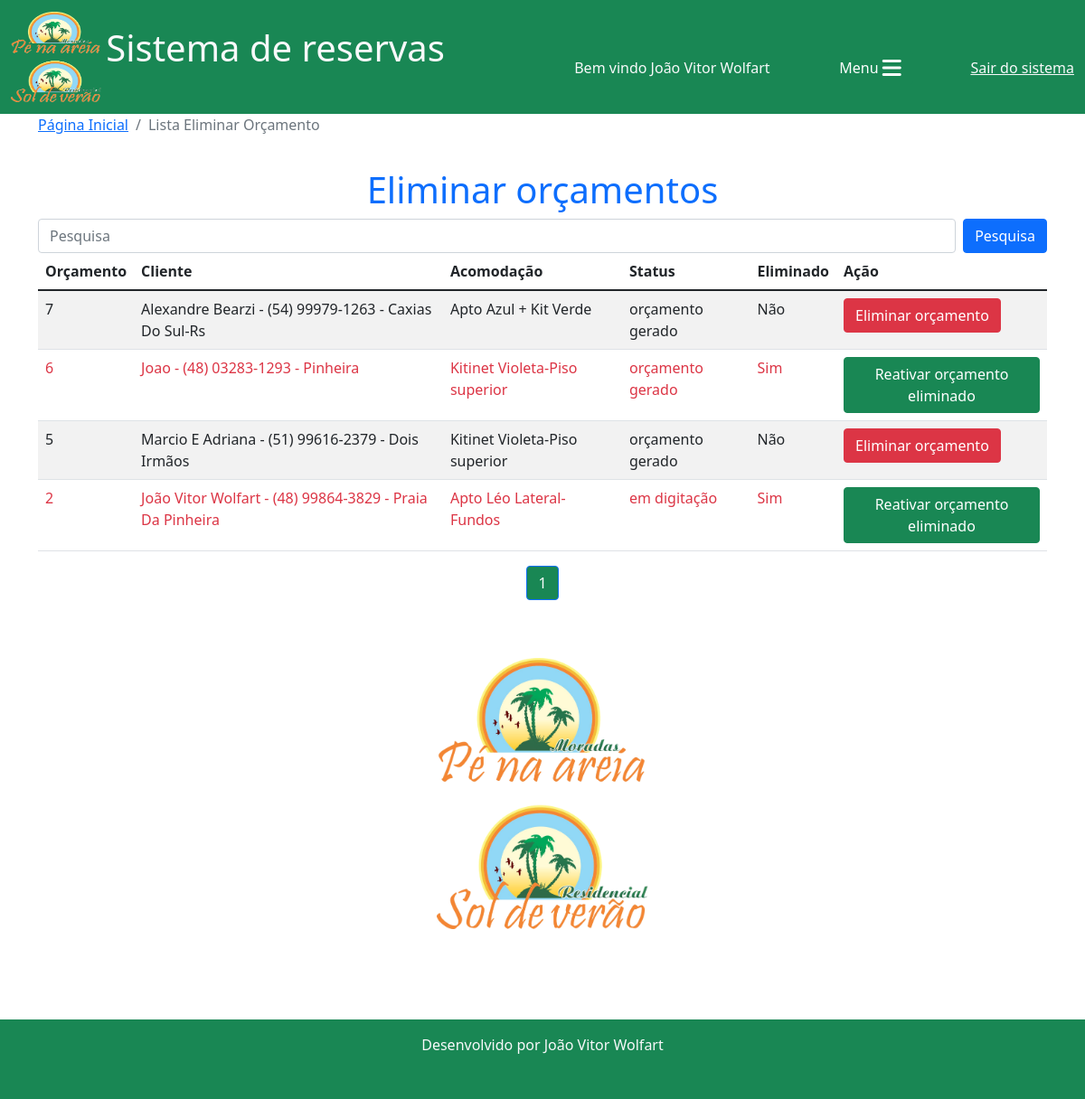
The page /reservas/lista_eliminar_orcamento/ (signed in) on the database its author committed.
### reservas/models.py (models this page shows, shortened)
class Orcamento(models.Model):
    cliente = models.ForeignKey(Cliente, on_delete=models.CASCADE)
    acomodacao = models.ForeignKey(Acomodacao, on_delete=models.CASCADE)
    data_entrada = models.DateField()
    dia_entrada = models.CharField(max_length=20)
    checkin = models.CharField(max_length=100)
    data_saida = models.DateField()
    dia_saida = models.CharField(max_length=20)
    checkout = models.CharField(max_length=100)
    data_orcamento = models.DateField(default=timezone.now)
    n_ocupantes = models.IntegerField(default=0)
    obs_n_ocupantes = models.CharField(max_length=150, blank=True, null=True)
    n_dias = models.IntegerField()
    valor_diaria = models.DecimalField(default=0, max_digits=7, decimal_places=2)
    taxa_limpeza = models.DecimalField(default=0, max_digits=6, decimal_places=2)
    descontos = models.DecimalField(default=0, max_digits=7, decimal_places=2)
    acrescimos = models.DecimalField(default=0, max_digits=7, decimal_places=2)
    valor_pacote = models.DecimalField(default=0, max_digits=7, decimal_places=2)
    dias_pacote = models.IntegerField(default=0)
    diaria_cheia = models.BooleanField(default=False)
    periodo = models.CharField(max_length=100)
    modificado = models.BooleanField(default=False)
    obs_modificacao = models.CharField(max_length=200, blank=True, null=True)
    eliminado = models.BooleanField(default=False)
    status = models.CharField(max_length=20, choices=(("em digitação", "em digitação"), ("digitação concluída", "digitação concluída"), ("orçamento gerado", "orçamento gerado"), ("contrato gerado", "contrato gerado"),))
    total_valor_reserva = models.DecimalField(default=0, max_digits=7, decimal_places=2)
    confirmado = models.BooleanField(default=False)
    valor_pago = models.DecimalField(default=0, max_digits=7, decimal_places=2)

class Cliente(models.Model):
    nome = models.CharField(max_length=30)
    telefone = models.CharField(max_length=20, blank=True, null=True)
    obs = models.CharField(max_length=100)
    dados_adicionais = models.BooleanField(default=False)
    def __str__(self):
        return f"{self.nome} - {self.telefone} - {self.obs}"

class Acomodacao(models.Model):
    nome = models.CharField(max_length=50)
    empreendimento = models.ForeignKey(Empreendimento, on_delete=models.DO_NOTHING)
    tipo = models.CharField(max_length=15)
    quartos = models.IntegerField(blank=True, null=True)
    valor_base = models.DecimalField(max_digits=10, decimal_places=2, blank=True, null=True)
    descricao = models.TextField()
    limite_ideal = models.IntegerField(blank=True, null=True)
    limite_adicional = models.IntegerField(blank=True, null=True)
    aceita_pet = models.BooleanField(default=False)
    def __str__(self):
        return f"{self.nome}"

### reservas/views.py (the view)
# urls.py: path('lista_eliminar_orcamento/', views.lista_eliminar_orcamento, name="lista_eliminar_orcamento"),
@login_required(login_url="login")
def lista_eliminar_orcamento(request):
    termo_cliente = request.GET.get("termo_cliente")
    if termo_cliente:
        termo_cliente = termo_cliente.strip()
        orcamentos = Orcamento.objects.all().filter(
            Q(cliente__nome__icontains=termo_cliente) | Q(cliente__telefone__icontains=termo_cliente) | Q(cliente__obs__icontains=termo_cliente) | Q(acomodacao__nome__icontains=termo_cliente),
        ).exclude(
            status="contrato gerado"
        ).order_by("-id")
    else:
        orcamentos = Orcamento.objects.all().exclude(
            status="contrato gerado"
        ).order_by("-id")
    if len(orcamentos) == 0:
        messages.add_message(request, messages.WARNING, f"Nenhum orçamento encontrado com o termo {termo_cliente}")
    paginator = Paginator(orcamentos, 10)
    page = request.GET.get('p')
    orcamentos = paginator.get_page(page)
    return render(request, "lista_eliminar_orcamento.html", {"orcamentos": orcamentos})

### reservas/templates/lista_eliminar_orcamento.html (shortened to what this page needs)
{% extends 'base.html'%}
{% load static %}
{% block 'conteudo'%}
<nav aria-label="breadcrumb">
  <ol class="breadcrumb">
    <li class="breadcrumb-item"><a href="{% url 'home'%}">Página Inicial</a></li>
    <li class="breadcrumb-item active" aria-current="page">Lista Eliminar Orçamento</li>
  </ol>
</nav>
<h1 style="padding-top: 20px;" class="text-center text-primary">Eliminar orçamentos</h1>
<div class="col-12">
    <form class="d-flex" action="">
        <input class="form-control me-2" type="search" placeholder="Pesquisa" aria-label="Search" name="termo_cliente">
        <button class="btn btn-primary" type="submit">Pesquisa</button>
    </form>
    <div class="col-12 table-responsive">
        <table class="table table-striped table-hover">
          <thead>
            <tr>
              <th scope="col">Orçamento</th>
              <th scope="col">Cliente</th>
              <th scope="col">Acomodação</th>
              <th scope="col">Status</th>
              <th scope="col">Eliminado</th>
              <th scope="col">Ação</th>
            </tr>
          </thead>
          <tbody>
            {% for o in orcamentos %}
            <tr>
                {% if not o.eliminado%}
                <td class="">{{o.id}}</td>
                <td class="">{{o.cliente}}</td>
                <td class="">{{o.acomodacao}}</td>
                <td>{{o.status}}</td>
                <td>Não</td>
                <td><a href="{% url 'eliminar_orcamento' o.id%}" class="btn btn-danger" title="Eliminar orçamento">Eliminar orçamento</a></td>
                {% else %}
                <td class="text-danger">{{o.id}}</td>
                <td class="text-danger">{{o.cliente}}</td>
                <td class="text-danger">{{o.acomodacao}}</td>
                <td class="text-danger">{{o.status}}</td>
                <td class="text-danger">Sim</td>
                <td><a href="{% url 'eliminar_orcamento' o.id%}" class="btn btn-success" title="Reativar orçamento">Reativar orçamento eliminado</a></td>
                {% endif %}
            </tr>
            {% endfor %}
          </tbody>
        </table>
</div>
</div>
<nav aria-label="Page navigation example">
    <ul class="pagination justify-content-center">
      {%for pagina in orcamentos.paginator.page_range%}
      {%if orcamentos.number == pagina%}
        <li class="page-item active"><a class="page-link bg-success" href="?p={{pagina}}&termo_cliente={{termo_cliente}}">{{pagina}}</a></li>
      {% elif orcamentos.number > pagina|add:'-3'  and orcamentos.number < pagina|add:'3'%}
        <li class="page-item"><a class="page-link" href="?p={{pagina}}&termo_cliente={{termo_cliente}}">{{pagina}}</a></li>
      {%endif%}
      {%endfor%}
    </ul>
  </nav>
<div class="row">
    <div style="height: 400px; text-align: center;">
      <img src="{% static 'img/logo1.png'%}" alt="" class="image-fluid mt-5" style="height: 300px; margin: 0 auto;">
    </div>
</div>
{% endblock %}

### templates/base.html (shortened to what this page needs)
{% load static %}
<!DOCTYPE html>
<html lang="pt-br">
<head>
    <link href="https://cdn.jsdelivr.net/npm/bootstrap@5.1.3/dist/css/bootstrap.min.css" rel="stylesheet">
    <link rel="stylesheet" href="{% static 'css/estilo.css'%}">
</head>
<body>
    <nav class="navbar navbar-light bg-success">
        <div class="container-fluid">
          <a class="navbar-brand text-light" href="{% url 'home'%}">
            <img src="{% static 'img/logo1.png'%}" width="100" height="100" class="d-inline-block align-text-middle">
            <span class="fs-1">Sistema de reservas</span>
          </a>
          {% if user.first_name != ''%}
          <span class="text-light mt-4">Bem vindo {{user.first_name}} {{user.last_name}}</span>
          {% else %}
          <span class="text-light mt-4">Bem vindo usuário {{user}}</span>
          {% endif %}
          <button class="btn btn-success text-end mt-4" type="button" data-bs-toggle="offcanvas" data-bs-target="#offcanvasScrolling" aria-controls="offcanvasScrolling">Menu <i class="fa fa-bars fa-xl"></i></button>
          {% if user.is_authenticated %}
          <a href="{% url 'logout' %}" class="text-light mt-4">Sair do sistema</a>
          {% else %}
          <a href="" class="text-light mt-4">Faça seu login</a>
          {% endif %}
        </div>
    </nav>
      <div class="container">
       {% block 'conteudo'%}
       {% endblock %}
      </div>
    <footer class="text-center text-light bg-success mt-5 pb-3">
        <p class="py-3">Desenvolvido por João Vitor Wolfart</p>
    </footer>
</body>
</html>

### rows shown on the page
Orcamento: id "7", cliente "Alexandre Bearzi - (54) 99979-1263 - Caxias Do Sul-Rs", acomodacao "Apto Azul + Kit Verde", status "orçamento gerado"
Orcamento: id "6", cliente "Joao - (48) 03283-1293 - Pinheira", acomodacao "Kitinet Violeta-Piso superior", status "orçamento gerado"
Orcamento: id "5", cliente "Marcio E Adriana - (51) 99616-2379 - Dois Irmãos", acomodacao "Kitinet Violeta-Piso superior", status "orçamento gerado"
Orcamento: id "2", cliente "João Vitor Wolfart - (48) 99864-3829 - Praia Da Pinheira", acomodacao "Apto Léo Lateral-Fundos", status "em digitação"

### other values the page prints
{{ user.first_name }} "João Vitor"
{{ user.last_name }} "Wolfart"
{{ pagina }} "1"
